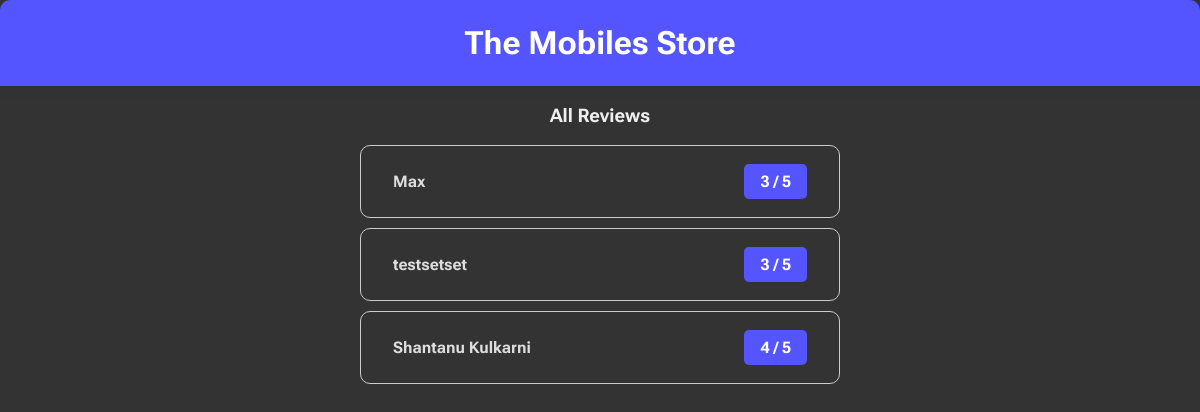
Page /feedback/review-list on the earlier database version.
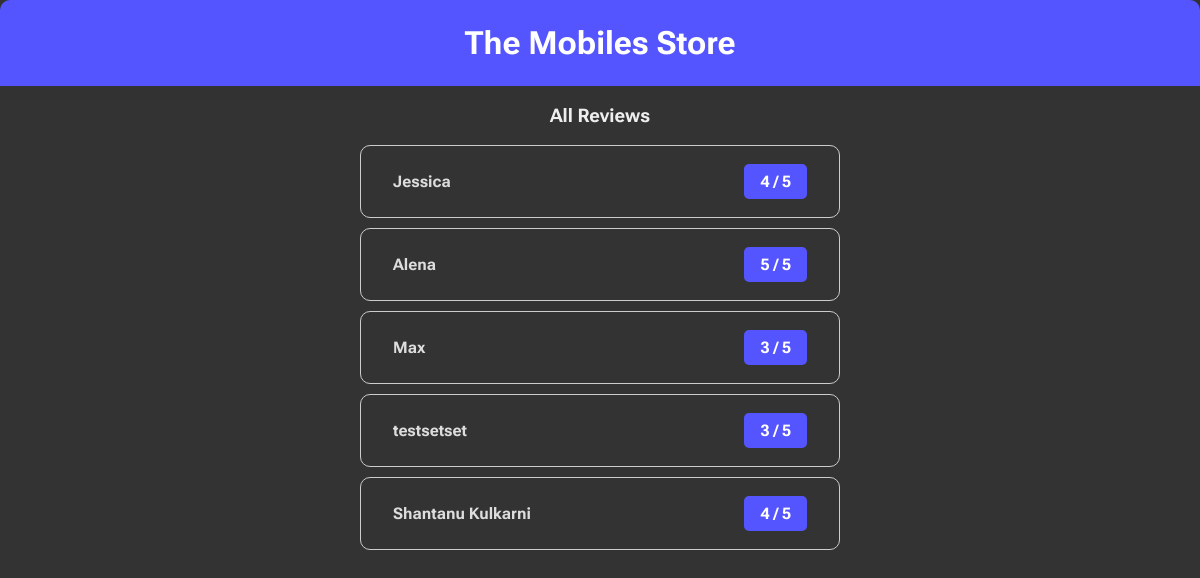
Same page on the later database version.
### feedback/models.py (models this page shows)
class ReviewModel(models.Model):
    name = models.CharField(max_length=100)
    email = models.EmailField()
    text = models.TextField()
    rating = models.IntegerField()

### feedback/views.py (the view)
# urls.py: path("review-list", views.ReviewListView.as_view()),
class ReviewListView(TemplateView):
    template_name = "feedback/review_list.html"
    def get_context_data(self, **kwargs):
        reviews = ReviewModel.objects.all().order_by('-pk')
        context = super().get_context_data(**kwargs)
        context['reviews'] = reviews
        return context

### feedback/templates/feedback/review_list.html (shortened to what this page needs)
{% extends 'base.html' %}
{% load static %}
{% block static %}
    <link rel="stylesheet" href="{% static 'feedback/review_list.css' %}">
{% endblock static %}
{% block body %}
    <div class="main-body">
        <h1 class="heading">The Mobiles Store</h1>
        <h3 class="subtitle">All Reviews</h3>
        <ul>
            {% for review in reviews %}
                <li>
                    <a href="{% url 'review-details' review.pk %}">
                        <h4 class="review-title">
                            <span>{{ review.name }} </span>
                            <span class="rating">{{ review.rating }} / 5</span>
                        </h4>
                    </a>
                </li>
            {% endfor %}
        </ul>
    </div>
{% endblock body %}

### templates/base.html (shortened to what this page needs)
{% load static %}
<!DOCTYPE html>
<html lang="en">
<head>
    <link rel="stylesheet" href="{% static 'styles.css' %}">
    {% block static %}{% endblock static %}
</head>
<body>
    {% block body %}{% endblock body %}
</body>
</html>

### static/styles.css (style rules this page uses)
body { padding: 0; margin: 0; box-sizing: border-box; font-family: 'Roboto Flex', sans-serif; background: #333; color: #eee; }

### feedback/static/feedback/review_list.css (style rules this page uses)
.main-body { text-align: center; }
h1 { color: white; background: rgb(85, 85, 255); margin: 0; padding: 1.5rem 0; border-radius: 10px 10px 0 0; box-shadow: 0px 2px 10px #333; }
ul { list-style: none; margin: 0; padding: 0; }
li, .review-details { margin: 10px auto; text-align: left; max-width: 30rem; }
.review-title { display: flex; justify-content: space-between; align-items: center; }
h4 { margin: 10px 0; }
a { border-radius: 10px; border: solid 1px #ccc; padding: 0.5rem 2rem; color: #ddd; text-decoration: none; display: block; }
.rating { color: white; background: rgb(85, 85, 255); padding: 0.5rem 1rem; border-radius: 5px; }

Differences in the rows shown:
added ReviewModel: name "Jessica", rating "4"
added ReviewModel: name "Alena", rating "5"
